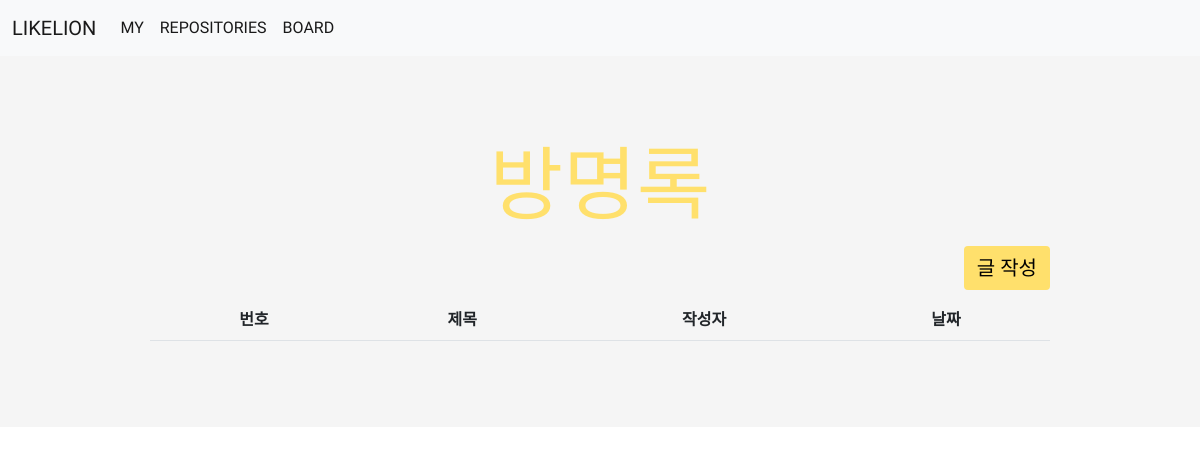
The page /board/ on the database as committed earlier.
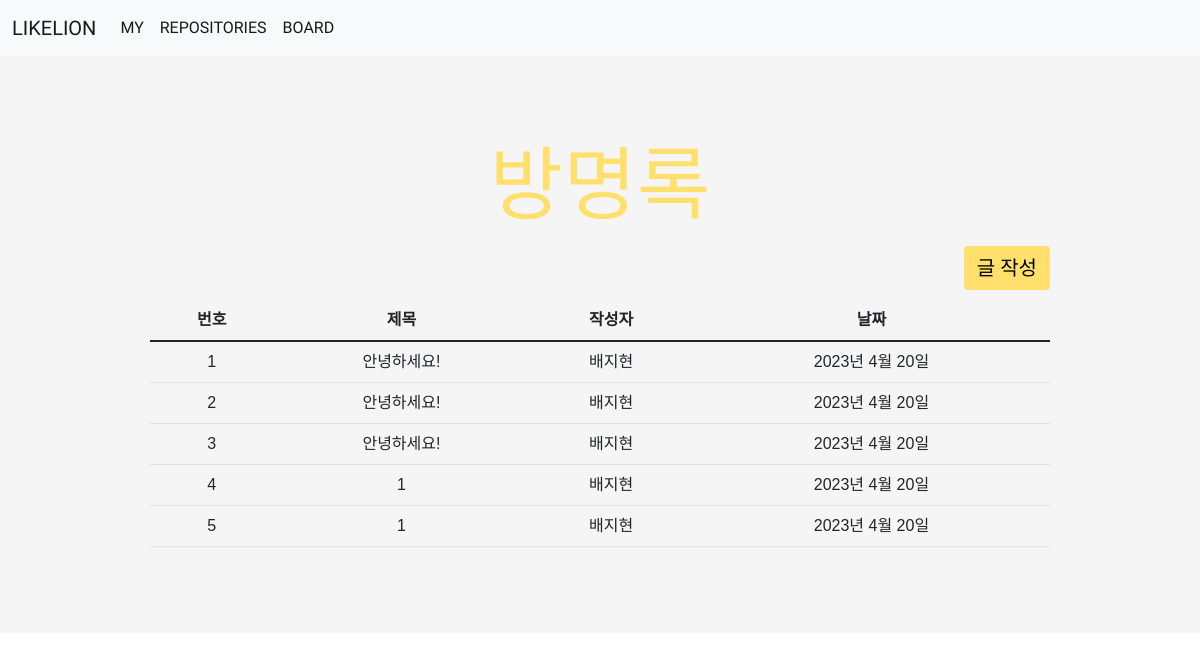
The same page on the database as committed later.
### main/models.py (models this page shows, shortened)
class Post(models.Model):
    title = models.CharField(max_length=100)
    writer = models.CharField(max_length=20)
    pub_date = models.DateField()
    body = models.TextField()
    feedback = models.TextField()
    good_point = models.TextField()

### main/views.py (the view)
# urls.py: path('board/', views.boardpage, name="boardpage"),
def boardpage(request):
    posts = Post.objects.all()
    return render(request, 'main/boardpage.html', {'posts':posts})

### main/templates/main/boardpage.html (shortened to what this page needs)
{% extends 'base.html' %}
{% load static %}
{% block content %}
<div class="boardpage">
    <div class="boardpagetitle">방명록</div>
    <div class="writebtn">
        <a class="btn" href="{%url 'newpostpage' %}">글 작성</a>
    </div>
    <div class="boardtable">
        <table class="table">
            <thead>
                <tr>
                    <th>번호</th>
                    <th>제목</th>
                    <th>작성자</th>
                    <th>날짜</th>
                </tr>
            </thead>
            <tbody>
                {% for post in posts %}
                <tr>
                    <td onclick="location.href='{% url 'postdetailpage' post.id %}'">{{post.id}}</td>
                    <td onclick="location.href='{% url 'postdetailpage' post.id %}'">{{post.title}}</td>
                    <td onclick="location.href='{% url 'postdetailpage' post.id %}'">{{post.writer}}</td>
                    <td onclick="location.href='{% url 'postdetailpage' post.id %}'">{{post.pub_date}}</td>
                </tr>
                {% endfor %}
            </tbody>
        </table>
    </div>
{% endblock %}

### likelion_11th/templates/base.html (shortened to what this page needs)
<!doctype html>
{% load static %}
<html lang="ko">
<head>
    <link rel="stylesheet" type="text/css" href="{% static 'css/project.css' %}">
    <link href="https://cdn.jsdelivr.net/npm/bootstrap@5.1.3/dist/css/bootstrap.min.css" rel="stylesheet">
</head>
<body>
  {% include 'shared/_navbar.html' %}
  {% block content %}
  {% endblock %}
</body>
</html>

### likelion_11th/templates/shared/_navbar.html (shortened to what this page needs)
{% load static %}
<nav class="navbar navbar-expand-lg navbar-light bg-light">
    <div class="container-fluid">
    <a class="navbar-brand" href="{% url 'mypage' %}">LIKELION</a>
    <div class="collapse navbar-collapse" id="navbarNav">
        <ul class="navbar-nav">
            <li class="nav-item">
                <a class="nav-link active" aria-current="page" href="{% url 'mypage' %}">MY</a>
            </li>
            <li class="nav-item">
                <a class="nav-link active" aria-current="page" href="{% url 'repopage' %}">REPOSITORIES</a>
            </li>
            <li class="nav-item">
                <a class="nav-link active" aria-current="page" href="{% url 'boardpage' %}">BOARD</a>
            </li>
        </ul>
    </div>
    </div>
</nav>

### likelion_11th/static/css/project.css (style rules this page uses)
.navbar-brand { font-family: 'Black Han Sans', sans-serif; }
.nav-item { font-family: 'Black Han Sans', sans-serif; }
.boardpage { background-color: #f5f5f5; padding-top: 70px; padding-bottom: 70px; }
.boardpagetitle { font-family: 'Black Han Sans', sans-serif; text-align: center; color: #ffe06c; font-size: 80px; }
.boardtable { font-family: 'Noto Sans KR', sans-serif; text-align: center; margin-left: 150px; margin-right: 150px; }
.writebtn { font-family: 'Black Han Sans', sans-serif; text-align: right; margin-left: 150px; margin-right: 150px; margin-bottom: 10px; }
a.btn { font-size: 20px; background-attachment: fixed; background-color: #ffe06c; color: black; }

Rows that differ between the two databases and show on the page:
added Post: id "1", title "안녕하세요!", writer "배지현", pub_date "2023년 4월 20일"
added Post: id "2", title "안녕하세요!", writer "배지현", pub_date "2023년 4월 20일"
added Post: id "3", title "안녕하세요!", writer "배지현", pub_date "2023년 4월 20일"
added Post: id "4", title "1", writer "배지현", pub_date "2023년 4월 20일"
added Post: id "5", title "1", writer "배지현", pub_date "2023년 4월 20일"
